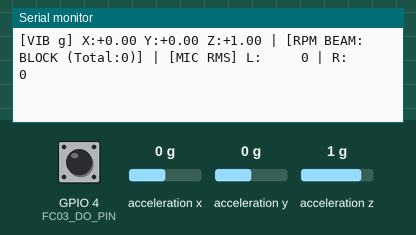
Recording of a sketch running on a simulated ESP32. Shown: the last lines printed to the serial monitor. Wiring (inferred from the names in the program): ADXL345 accelerometer at I2C address 0x53. The inputs (shaded band) are chosen by the test bench; at power-on: GPIO 4 (FC03_DO_PIN) HIGH, acceleration x 0 g, acceleration y 0 g, acceleration z 1 g. I2S audio is not simulated (input reads silence).

Above: at 2.4 s.
2.5 s: GPIO 4 (FC03_DO_PIN) pulled LOW for 0.3 s
At 2.72 s:
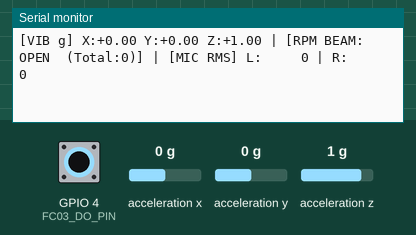
4.3 s: acceleration x set to -1.4 g
At 4.47 s:
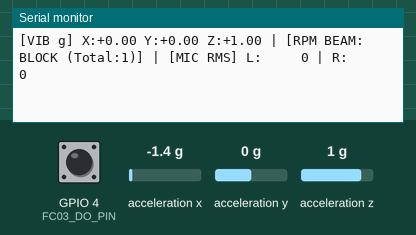
5.8 s: acceleration y set to -1.4 g
At 5.97 s:
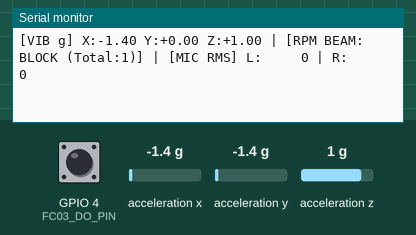
7.3 s: GPIO 4 (FC03_DO_PIN) pulled LOW for 1 s
At 7.72 s:
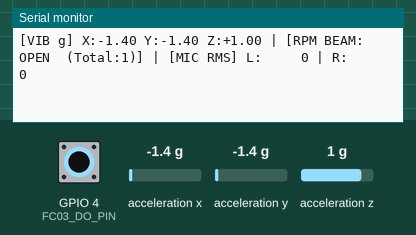
9.8 s: acceleration z set to -1.4 g
At 9.97 s:
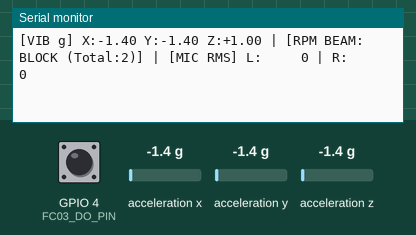
Timing chart, 0 to 12.3 s (numbered marks = the images above; inputs shaded):
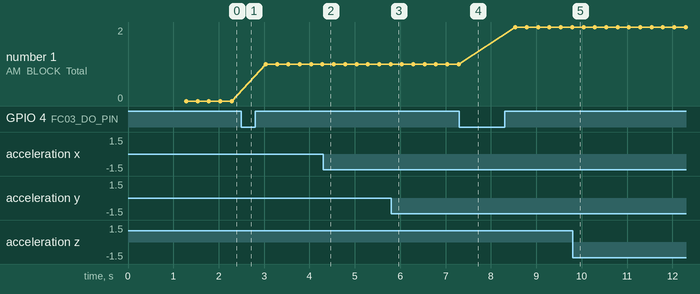

The sketch:

multimodal_hardware_diag.ino
```cpp
#include <Arduino.h>
#include <Wire.h>
#include <driver/i2s.h>
#include <driver/gpio.h>

// Pin Definitions according to the verified layout
#define I2C_SDA_PIN    17
#define I2C_SCL_PIN    16
#define FC03_DO_PIN    4
#define I2S_SCK_PIN    22
#define I2S_WS_PIN     21
#define I2S_SD_PIN     19

// ADXL345 Registers
#define ADXL345_ADDR          0x53
#define ADXL345_POWER_CTL     0x2D
#define ADXL345_DATA_FORMAT   0x31
#define ADXL345_DATAX0        0x32

volatile uint32_t fc03_pulse_count = 0;
void IRAM_ATTR fc03_isr() {
    fc03_pulse_count++;
}

bool adxl_found = false;

void init_i2s() {
    // Enable internal pull-down on GPIO19
    gpio_set_pull_mode((gpio_num_t)I2S_SD_PIN, GPIO_PULLDOWN_ONLY);

    i2s_config_t i2s_config = {
        .mode = (i2s_mode_t)(I2S_MODE_MASTER | I2S_MODE_RX),
        .sample_rate = 44100,
        .bits_per_sample = I2S_BITS_PER_SAMPLE_32BIT,
        .channel_format = I2S_CHANNEL_FMT_RIGHT_LEFT,
        .communication_format = I2S_COMM_FORMAT_STAND_I2S,
        .intr_alloc_flags = ESP_INTR_FLAG_LEVEL1,
        .dma_buf_count = 4,
        .dma_buf_len = 256,
        .use_apll = false,
        .tx_desc_auto_clear = false,
        .fixed_mclk = 0
    };

    i2s_pin_config_t pin_config = {
        .bck_io_num = I2S_SCK_PIN,
        .ws_io_num = I2S_WS_PIN,
        .data_out_num = I2S_PIN_NO_CHANGE,
        .data_in_num = I2S_SD_PIN
    };

    i2s_driver_install(I2S_NUM_0, &i2s_config, 0, NULL);
    i2s_set_pin(I2S_NUM_0, &pin_config);
    i2s_zero_dma_buffer(I2S_NUM_0);

    // Discard initial 150ms settling time
    delay(150);
    size_t bytes_read = 0;
    int32_t dummy_buf[128];
    for (int i = 0; i < 10; i++) {
        i2s_read(I2S_NUM_0, dummy_buf, sizeof(dummy_buf), &bytes_read, portMAX_DELAY);
    }
}

void setup() {
    Serial.begin(115200);
    delay(1000);

    Serial.println("\n============================================================");
    Serial.println(">>> ESP32 MULTIMODAL HARDWARE & SENSOR SELF-TEST ENGINE <<<");
    Serial.println("============================================================");

    // 1. I2C Initialization & Bus Scan
    Serial.printf("[1/3] Scanning I2C Bus on SDA=%d, SCL=%d (100kHz standard mode)...\n", I2C_SDA_PIN, I2C_SCL_PIN);
    pinMode(I2C_SDA_PIN, INPUT_PULLUP);
    pinMode(I2C_SCL_PIN, INPUT_PULLUP);
    delay(10);
    int sda_state = digitalRead(I2C_SDA_PIN);
    int scl_state = digitalRead(I2C_SCL_PIN);
    Serial.printf("      Bus line idle states: SDA(17)=%s, SCL(16)=%s\n",
                  sda_state ? "HIGH (OK)" : "LOW (STUCK / GROUNDED!)",
                  scl_state ? "HIGH (OK)" : "LOW (STUCK / GROUNDED!)");

    Wire.begin(I2C_SDA_PIN, I2C_SCL_PIN, 100000);
    delay(50);

    int nDevices = 0;
    for (uint8_t address = 1; address < 127; address++) {
        Wire.beginTransmission(address);
        uint8_t error = Wire.endTransmission();
        if (error == 0) {
            Serial.printf("      [+] Found I2C Device at 0x%02X", address);
            if (address == ADXL345_ADDR) {
                Serial.println(" -> CONFIRMED: ADXL345 Accelerometer!");
                adxl_found = true;
            } else if (address == 0x1D) {
                Serial.println(" -> ADXL345 (Alt Address SDO=3.3V)!");
                adxl_found = true;
            } else {
                Serial.println();
            }
            nDevices++;
        }
    }

    if (!adxl_found) {
        Serial.println("      [-] WARNING: ADXL345 not responding at 0x53.");
        Serial.println("          Check: CS -> 3.3V, SDO -> GND, SDA -> Pin 17, SCL -> Pin 16.");
    } else {
        // Configure ADXL345: Wake up, measure mode (+/- 2g full res)
        Wire.beginTransmission(ADXL345_ADDR);
        Wire.write(ADXL345_POWER_CTL);
        Wire.write(0x08); // Measurement mode
        Wire.endTransmission();

        Wire.beginTransmission(ADXL345_ADDR);
        Wire.write(ADXL345_DATA_FORMAT);
        Wire.write(0x08); // Full resolution, +/- 2g
        Wire.endTransmission();
    }

    // 2. FC-03 Optical RPM Sensor
    Serial.printf("[2/3] Initializing FC-03 Tachometer on GPIO%d...\n", FC03_DO_PIN);
    pinMode(FC03_DO_PIN, INPUT_PULLUP);
    attachInterrupt(digitalPinToInterrupt(FC03_DO_PIN), fc03_isr, RISING);
    Serial.printf("      [+] FC-03 Optical Sensor Interrupt Armed! Current Beam State: %s\n",
                  digitalRead(FC03_DO_PIN) ? "BLOCKED (DO=HIGH)" : "OPEN (DO=LOW)");

    // 3. INMP441 Dual-Microphone I2S
    Serial.printf("[3/3] Initializing INMP441 Stereo I2S (SCK=%d, WS=%d, SD=%d)...\n",
                  I2S_SCK_PIN, I2S_WS_PIN, I2S_SD_PIN);
    init_i2s();
    Serial.println("      [+] I2S DMA Engine Active (Sample Rate: 44.1 kHz, 32-bit slot)!");
    Serial.println("============================================================\n");
    Serial.println("STARTING CONTINUOUS STREAM: [ADXL345 X,Y,Z] | [FC-03 PULSES] | [MIC1 (L) / MIC2 (R) AUDIO LEVEL]\n");
}

uint32_t last_report_time = 0;

void loop() {
    // Read Audio Samples from I2S
    int32_t audio_buffer[64]; // 32 samples L, 32 samples R
    size_t bytes_read = 0;
    i2s_read(I2S_NUM_0, audio_buffer, sizeof(audio_buffer), &bytes_read, 20);

    int64_t sum_l = 0;
    int64_t sum_r = 0;
    int sample_count = bytes_read / 8; // 8 bytes per stereo pair (32-bit L + 32-bit R)

    for (int i = 0; i < sample_count; i++) {
        int32_t left_sample = audio_buffer[2 * i] >> 14;     // Scale 24-bit data
        int32_t right_sample = audio_buffer[2 * i + 1] >> 14;
        sum_l += (int64_t)left_sample * left_sample;
        sum_r += (int64_t)right_sample * right_sample;
    }

    float rms_l = sample_count > 0 ? sqrt(sum_l / sample_count) : 0;
    float rms_r = sample_count > 0 ? sqrt(sum_r / sample_count) : 0;

    // Report every 250ms
    if (millis() - last_report_time >= 250) {
        last_report_time = millis();

        // 1. Read ADXL345
        float ax = 0, ay = 0, az = 0;
        if (adxl_found) {
            Wire.beginTransmission(ADXL345_ADDR);
            Wire.write(ADXL345_DATAX0);
            Wire.endTransmission(false);
            Wire.requestFrom((uint8_t)ADXL345_ADDR, (uint8_t)6);

            if (Wire.available() == 6) {
                int16_t x = Wire.read() | (Wire.read() << 8);
                int16_t y = Wire.read() | (Wire.read() << 8);
                int16_t z = Wire.read() | (Wire.read() << 8);
                // In full-res mode, scale factor is ~3.9 mg/LSB (0.0039 * 9.80665 m/s^2)
                ax = x * 0.0039;
                ay = y * 0.0039;
                az = z * 0.0039;
            }
        }

        // 2. Read FC-03 Pulse count
        uint32_t pulses = fc03_pulse_count;
        bool beam_state = digitalRead(FC03_DO_PIN);

        // 3. Print Unified Telemetry Line
        Serial.printf("[VIB g] X:%+5.2f Y:%+5.2f Z:%+5.2f | [RPM BEAM: %s (Total:%u)] | [MIC RMS] L:%6.0f | R:%6.0f\n",
                      ax, ay, az,
                      beam_state ? "BLOCK" : "OPEN ",
                      pulses,
                      rms_l, rms_r);
    }
}
```

Measured:
- after the input at 2.5 s, the serial monitor: prints a new line at once (image 1)
- after the input at 7.3 s, the serial monitor: prints a new line after 0.24 s (image 4)
- plotted number 1: 1 → 2 after the input at 7.3 s
